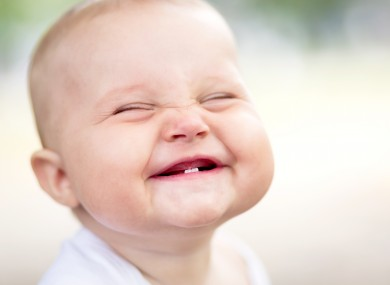
%> input picture Legacy/New_Imager/smile.jpg, 390 x 285 px
$ octave Image_Pixel_Analysis.m   (GNU Octave 9; MATLAB toolbox functions it lacks are replaced by stand-ins)
%> lines starting %> are read from the running program, lines starting %| are printed output that depends on the picture
%% Image Processing
% Pixel analysis
% finidng the light reflectance value
% Examle Link: https://www.mathworks.com/matlabcentral/answers
% /258353-i-need-to-plot-the-reflectance-spectrum-of-coloured-surface-
% with-4-types-of-leds


% Selecting an image to be processed
[fname path] = uigetfile('*.jpg','Select an Image');
%> the answer given: ../../Legacy/New_Imager/smile.jpg
fname = strcat(path,fname);
im = imread(fname);
%> im is the input picture: size 285x390x3 uint8; mean R, G, B 226.9, 209.4, 199.8

% Image needs to be resize
im = imresize(im, [512 512]); % Paper uses 512X512 image size for mice
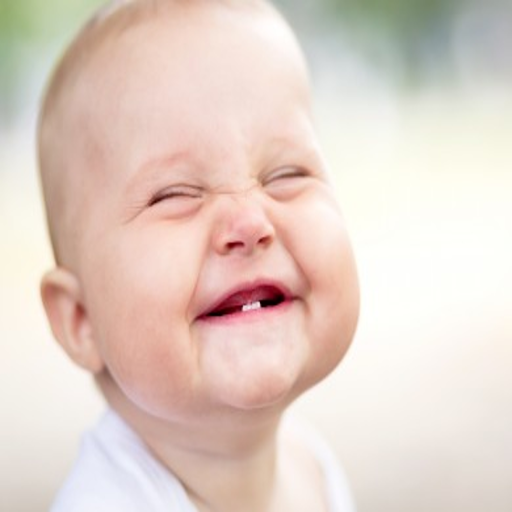
%> im: size 512x512x3 uint8; mean R, G, B 226.9, 209.4, 199.8
%im2 = rgb2gray(im);
% Selecting each pixel of a selected image
% 1 = red, 2 = green, 3 = blue
% 1 & grayScale gives you light intensity
% But it appears that 1 (Red) gives better image
imR = im(:,:,1);
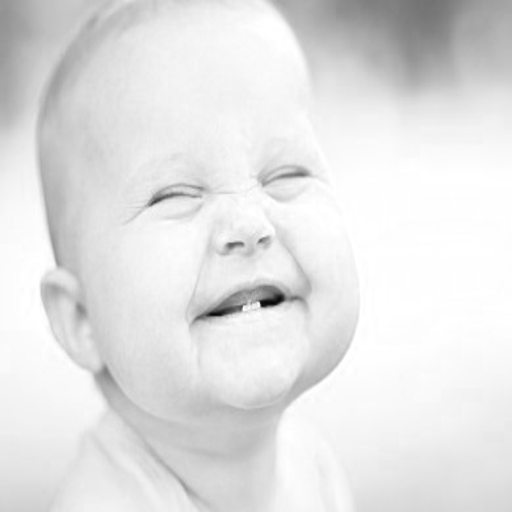
%> imR: size 512x512 uint8; min 7, max 255, mean 226.9
% [17 lines of commented-out code are left out]
j = 1:1:512;
i = 100:100:500;
figure
plot(j,imR(i,j))
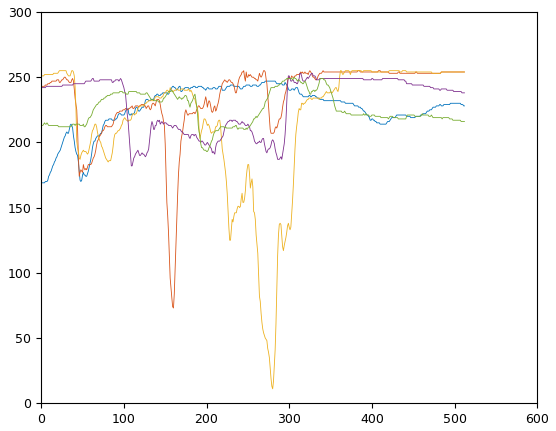
%> figure redrawn from the program's plot data; curve peaks at x = 271, y = 247; curve peaks at x = 245, y = 255; curve peaks at x = 22, y = 255; curve peaks at x = 313, y = 253

%% For removing the noise you can also you these below instead of Frourier
% Showing noise on Image Using imnoise function
% See documentation for more
% Assuming image colored
% for (i=1:3);
%     imWnoise(:,:,i) = imnoise(im(:,:,i),'Title',0.2);
% end

% Removing noise using a low pass filter = median filter
% See video in drive
